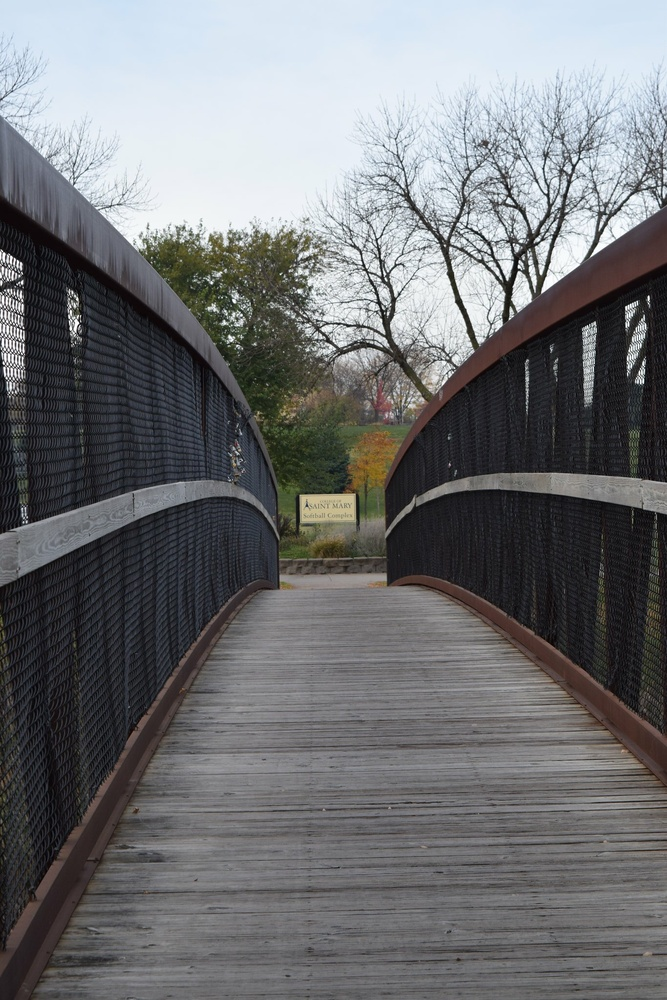
#> input picture bridge.jpg, 667 x 1000 px, shrunk from 1365 x 2048 before the run
$ python starterLambda.py
#> lines starting #> are read from the running program, lines starting #| are printed output that depends on the picture
print("Start")

from PIL import Image

def toGrayscale(r,g,b):
  return (r,r,r)

def edit(func):
  im =  Image.open("bridge.jpg")
#> im is the input picture: PIL image 667x1000 RGB; mean R, G, B 112.4, 113.8, 116
  px = im.load()

  width = im.size[0]
#> width = 667
  height = im.size[1]
#> height = 1000

  for y in range(height):
    for x in range(width):
      rgb = px[x,y]

      r = rgb[0]
      g = rgb[1]
      b = rgb[2]

      if(x < width/2):


        newRGB = func(r,g,b)
        px[x,y] = newRGB


  im.save("out.png", "PNG")
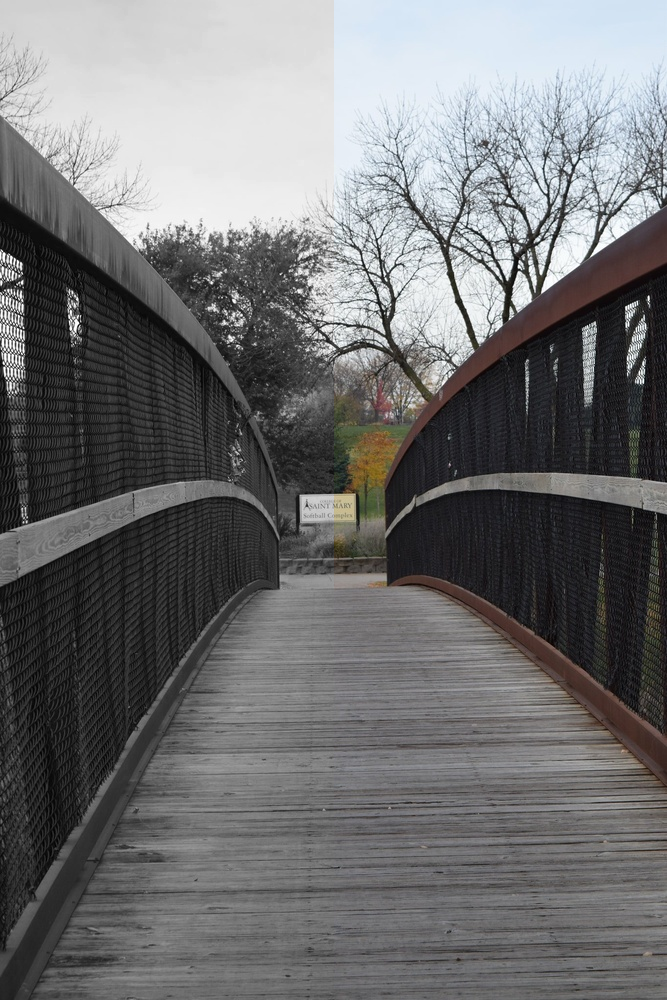
#> saved as out.png: PIL image 667x1000 RGB; mean R, G, B 112.4, 112.7, 113.7

  print("Finish")

edit(lambda r,g,b:(r,r,r))
# or edit(toGrayscale)
